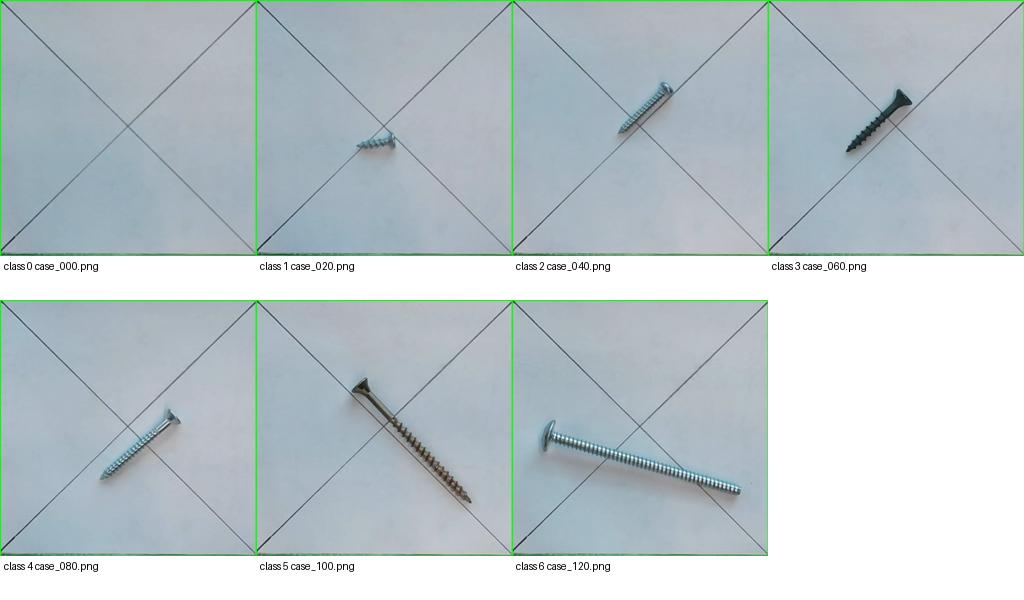
#> input picture experiments/screw_mission/sortscrews-samples.jpg, 1024 x 600 px
$ python -i label_turntable.py   (imports and definitions only)
#> lines starting #> are read from the running program, lines starting #| are printed output that depends on the picture; after the words box and inside, x2 and y2 are one past the last pixel; in counts of white or black regions, pixels touching at a corner belong together
#!/usr/bin/env python3
"""Screw centroids of turntable frames, for training the screw detector.

The plate is the largest bright region of the frame; its convex hull is the area where
screws are looked for, so that a screw on the rim does not join the dark background. A pixel
in the hull is dark when its luma is below a fraction of the plate luma. Each dark region is
compared with the area of one screw at its height in the frame: nearer screws are larger, so
the area of one screw is a straight line in the row, fitted to the median area of the regions
of each band of rows of the session, in which single screws are the majority. A region of n
screw areas holds n screws, whose centroids are found with k-means on its
pixels. A frame with a region larger than MAX_SCREWS screw areas is marked uncertain and is
left out of training.

usage: label_turntable.py SESSION_DIR... --out labels.jsonl [--sheet review.jpg]"""

import argparse
import glob
import json
from pathlib import Path

import cv2
import numpy as np

WIDTH, HEIGHT = 800, 600
DARK_FRACTION = 0.55
MAX_SCREWS = 5


def plate_hull(gray):
    bright = (gray > 0.8 * np.percentile(gray, 90)).astype(np.uint8)
    n, lab, stats, _ = cv2.connectedComponentsWithStats(bright, 8)
    if n < 2:
        return None
    k = 1 + int(np.argmax(stats[1:, cv2.CC_STAT_AREA]))
    pts = cv2.findNonZero((lab == k).astype(np.uint8))
    hull = cv2.convexHull(pts)
    mask = np.zeros_like(bright)
    cv2.fillConvexPoly(mask, hull, 1)
    # a little inside the rim, which is darker than the plate
    return cv2.erode(mask, np.ones((5, 5), np.uint8))


def regions(path, rim=0):
#> called with path = 'sortscrews-samples.jpg', rim = 0
    gray = cv2.resize(cv2.imread(str(path), cv2.IMREAD_GRAYSCALE), (WIDTH, HEIGHT), interpolation=cv2.INTER_AREA)
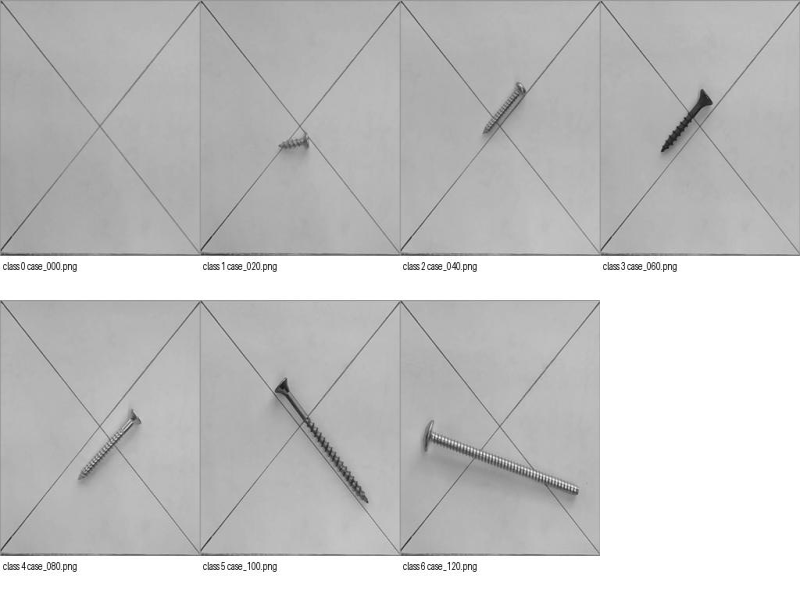
#> gray: shape (600, 800); min 19, max 255, mean 195.6
    hull = plate_hull(gray)
#> in plate_hull, `bright = (gray > 0.8 * np.percentile(gray, 90)).astype(np.uint8)`:
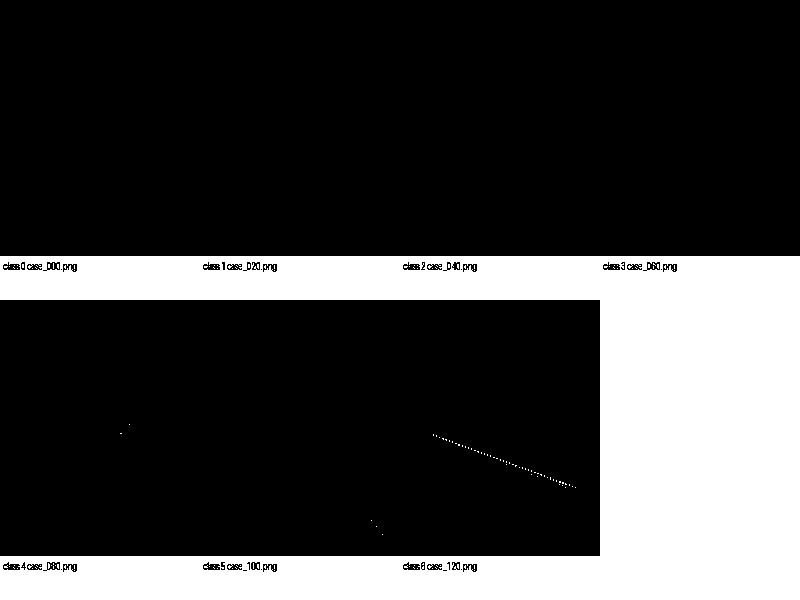
#> bright: shape (600, 800); values 0 (black) and 1 (white), 24.9% white; 165 white regions (164 under 20 px), largest, box (x1, y1, x2, y2) and area: (0, 256, 800, 600) 119111
#> in plate_hull, `n, lab, stats, _ = cv2.connectedComponentsWithStats(bright, 8)`:
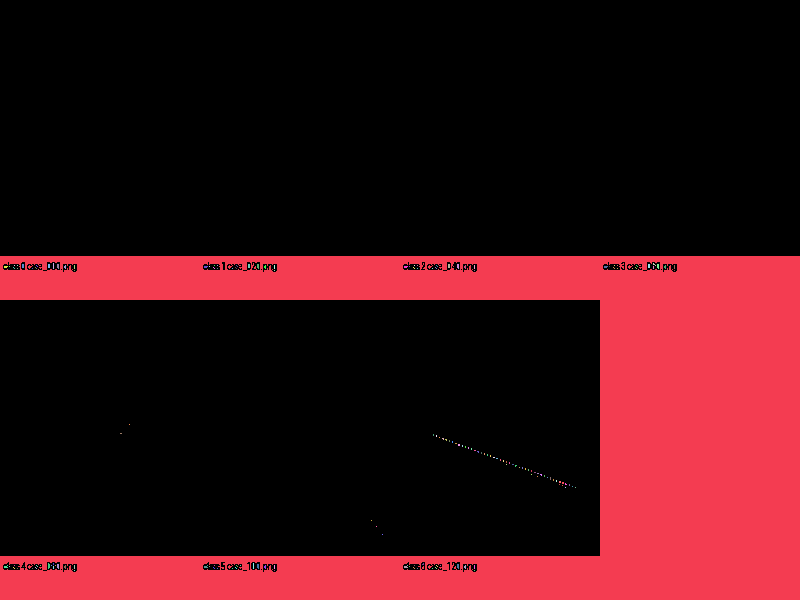
#> lab: shape (600, 800) int32; 166 distinct labels, from 0 to 165; one colour per label, 0 black
#> in plate_hull, `n, lab, stats, _ = cv2.connectedComponentsWithStats(bright, 8)`: n = 166; stats = 166 rows, first 6: [0, 0, 800, 572, 360428], [0, 256, 800, 344, 119111], [53, 263, 1, 6, 6], [653, 263, 3, 3, 4], [14, 265, 1, 1, 1], [17, 265, 1, 1, 1]
#> in plate_hull, `k = 1 + int(np.argmax(stats[1:, cv2.CC_STAT_AREA]))`: k = 1
#> in plate_hull, `pts = cv2.findNonZero((lab == k).astype(np.uint8))`: pts = contour of 119111 points, box (x1, y1, x2, y2) (0, 256, 800, 600), area 76800
#> in plate_hull, `hull = cv2.convexHull(pts)`: hull = [[799, 599], [0, 599], [0, 256], [799, 256]]
#> in plate_hull, `cv2.fillConvexPoly(mask, hull, 1)`:
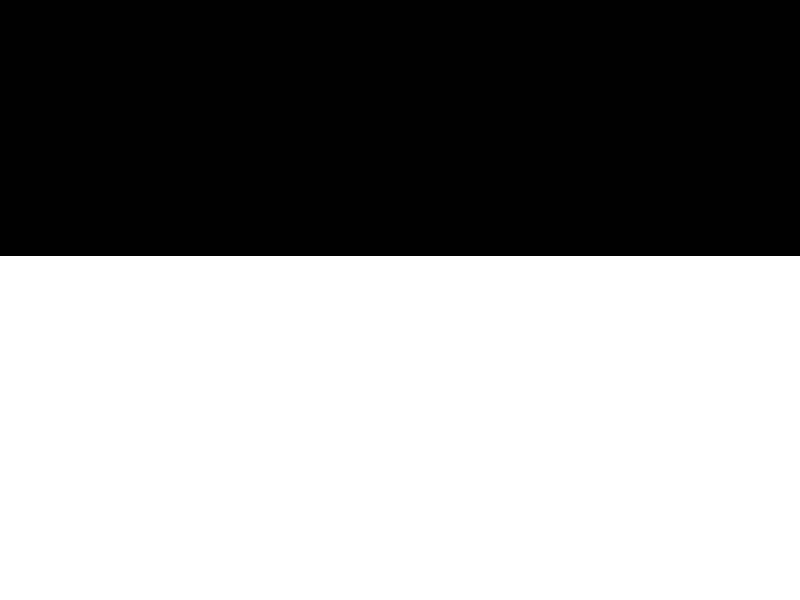
#> mask: shape (600, 800); values 0 (black) and 1 (white), 57.3% white; 1 black region, box (x1, y1, x2, y2) and area: (0, 0, 800, 256) 204800
#> in plate_hull, `return cv2.erode(mask, np.ones((5, 5), np.uint8))`:
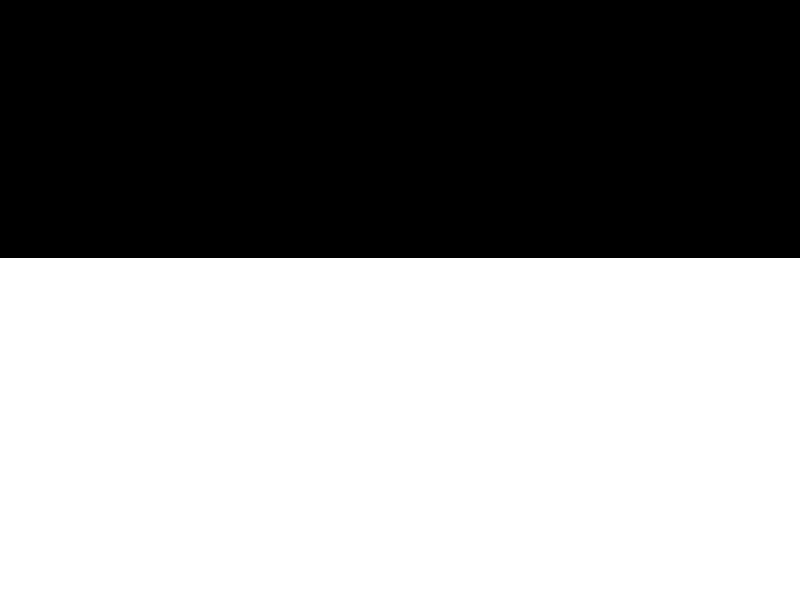
#> returned value: shape (600, 800); values 0 (black) and 1 (white), 57% white; 1 black region, box (x1, y1, x2, y2) and area: (0, 0, 800, 258) 206400
    if hull is None:
        return []
    level = float(np.median(gray[hull > 0]))
#> level = 188
    dark = ((gray < DARK_FRACTION * level) & (hull > 0)).astype(np.uint8)
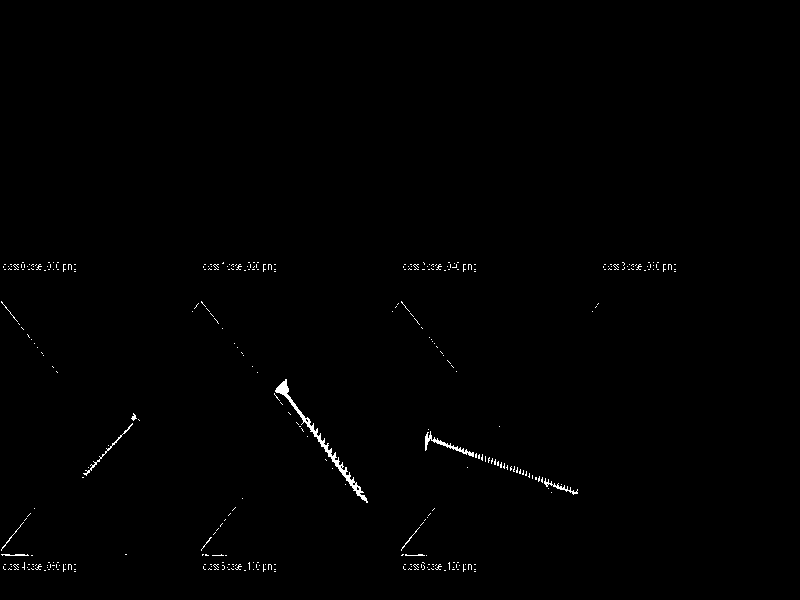
#> dark: shape (600, 800); values 0 (black) and 1 (white), 0.55% white in thin lines or dots, all inside (x1, y1, x2, y2) = (1, 262, 676, 572)
    if rim:
        # A screw lying on the rim is cut by the hull: its dark pixels outside the hull, within rim px of a
        # dark region inside it, are added back. Within rim px only: grown further, a region follows the
        # shadow of the rim along the plate.
        band = cv2.dilate(hull, np.ones((2 * rim + 1, 2 * rim + 1), np.uint8))
        near = cv2.dilate(dark, np.ones((2 * rim + 1, 2 * rim + 1), np.uint8))
        dark = ((gray < DARK_FRACTION * level) & (band > 0) & (near > 0)).astype(np.uint8)
    n, lab, stats, _ = cv2.connectedComponentsWithStats(dark, 8)
#> lab: shape (600, 800) int32; 350 distinct labels, from 0 to 349
#> n = 350; stats = 350 rows, first 6: [0, 0, 800, 600, 477343], [22, 262, 2, 1, 2], [48, 262, 2, 1, 2], [53, 262, 1, 1, 1], [57, 262, 2, 1, 2], [222, 262, 2, 2, 3]
    out = []
    for k in range(1, n):
        area = int(stats[k, cv2.CC_STAT_AREA])
        if area < 20:
            continue
        ys, xs = np.nonzero(lab == k)
        out.append(dict(area=area, xs=xs, ys=ys, y=float(ys.mean())))
#> this loop made 349 passes
#> area on passes 1 to 3: 2, 2, 1
#> after the loop, out = 11 items
    return out


# [67 lines left out: functions split, main, not called in this run]


# [2 lines not run here, left out]

>>> result = regions('sortscrews-samples.jpg')
#> result = 11 items
